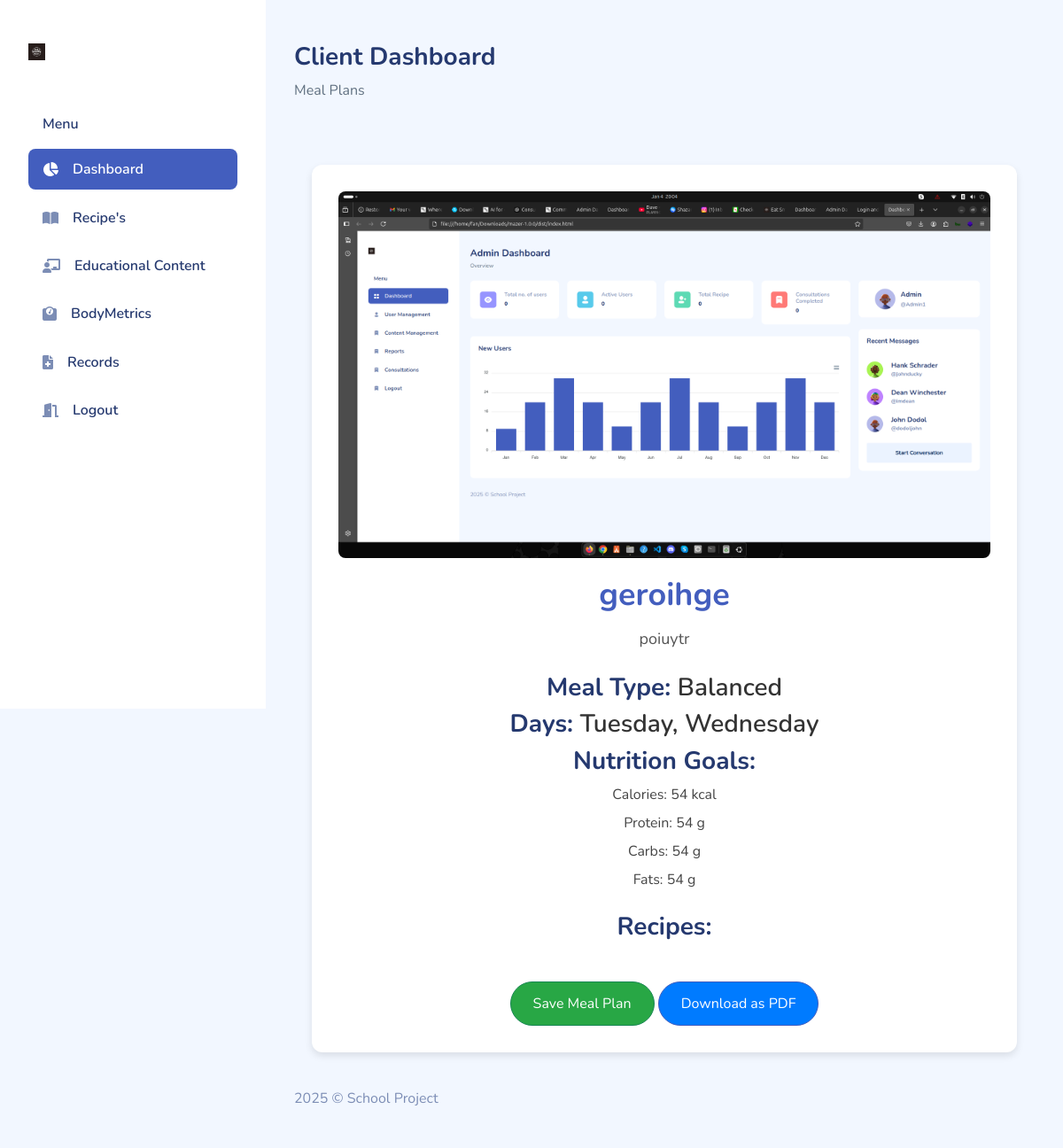
The page /client_meal_plan_detail/4/ on the database its author committed.
### Landing/models.py (models this page shows, shortened)
class MealPlan(models.Model):
    MEAL_TYPE_CHOICES = [
        ('Vegetarian', 'Vegetarian'),
        ('Vegan', 'Vegan'),
        ('High Protein', 'High Protein'),
        ('Low Carb', 'Low Carb'),
        ('Balanced', 'Balanced')
    ]
    DAYS_OF_WEEK = [
        ('Monday', 'Monday'),
        ('Tuesday', 'Tuesday'),
        ('Wednesday', 'Wednesday'),
        ('Thursday', 'Thursday'),
        ('Friday', 'Friday'),
        ('Saturday', 'Saturday'),
        ('Sunday', 'Sunday')
    ]
    meal_plan_title = models.CharField(max_length=255)
    description = models.TextField()
    meal_type = models.CharField(max_length=50, choices=MEAL_TYPE_CHOICES)
    days = MultiSelectField(choices=DAYS_OF_WEEK)
    recipes = models.ManyToManyField('Recipe')
    calories_goal = models.IntegerField(null=True, blank=True)
    protein_goal = models.IntegerField(null=True, blank=True)
    carbs_goal = models.IntegerField(null=True, blank=True)
    fat_goal = models.IntegerField(null=True, blank=True)
    meal_plan_image = models.ImageField(upload_to='meal_plan_images/', null=True, blank=True)

### Landing/views.py (the view)
# urls.py: path('client_meal_plan_detail/<int:pk>/', client_meal_plan_detail, name='client_meal_plan_detail'),
def client_meal_plan_detail(request, pk):
    meal_plan = MealPlan.objects.get(pk=pk)  # Fetch a single meal plan
    return render(request, 'client_meal_plan_detail.html', {'meal_plan': meal_plan})

### Landing/templates/client_meal_plan_detail.html (shortened to what this page needs)
{% load static %}
<!DOCTYPE html>
<html lang="en">
<head>
    <link rel="stylesheet" href="{% static 'assets/css/bootstrap.css' %}">
    <link rel="stylesheet" href="{% static 'assets/css/bold.css' %}">
    <link rel="stylesheet" href="{% static 'assets/css/perfect-scrollbar.css' %}">
    <link rel="stylesheet" href="{% static 'assets/css/bootstrap-icons.css' %}">
    <link rel="stylesheet" href="{% static 'assets/css/app.css' %}">
    <link href="https://cdnjs.cloudflare.com/ajax/libs/font-awesome/6.0.0/css/all.min.css" rel="stylesheet">
</head>
<body>
    <div id="app">
        <div id="sidebar" class="active">
            <div class="sidebar-wrapper active">
                <div class="sidebar-header">
                    <div class="d-flex justify-content-between">
                        <div class="logo">
                            <a href="index.html"><img src="{% static 'assets/images/logo.jpg' %}" alt="Logo" srcset=""></a>
                        </div>
                    </div>
                </div>
                <div class="sidebar-menu">
                    <ul class="menu">
                        <li class="sidebar-title">Menu</li>
                        <li class="sidebar-item active">
                            <a href="{% url 'client_dashboard' %}" class="sidebar-link">
                                <i class="fas fa-chart-pie"></i>
                                <span>Dashboard</span>
                            </a>
                        </li>
                        <li class="sidebar-item">
                            <a href="{% url 'client_recipe_list' %}" class="sidebar-link">
                                <i class="fas fa-book-open"></i>
                                <span>Recipe's</span>
                            </a>
                        </li>
                        <li class="sidebar-item">
                            <a href="{% url 'client_educontent_list' %}" class="sidebar-link">
                                <i class="fas fa-chalkboard-teacher"></i>
                                <span>Educational Content</span>
                            </a>
                        </li>
                        <li class="sidebar-item">
                            <a href="{% url 'client_bodymetric_view' %}" class="sidebar-link">
                                <i class="fas fa-weight-scale"></i>
                                <span>BodyMetrics</span>
                            </a>
                        </li>
                        <li class="sidebar-item">
                            <a href="{% url 'client_records' %}" class="sidebar-link">
                                <i class="fas fa-file-medical"></i>
                                <span>Records</span>
                            </a>
                        </li>
                        <li class="sidebar-item">
                            <a href="{% url 'client_logout' %}" class="sidebar-link">
                                <i class="fas fa-door-open"></i>
                                <span>Logout</span>
                            </a>
                        </li>
                    </ul>
                </div>
            </div>
        </div>
        <div id="main">
            <div class="page-heading">
                <h3>Client Dashboard</h3>
                <p>Meal Plans</p>
            </div>
            <div class="container meal-plan-detail">
                <div class="meal-plan-content">
                    <img src="{{ meal_plan.meal_plan_image.url }}" alt="Meal Plan Image" class="meal-plan-image">
                    <h1 class="meal-plan-title">{{ meal_plan.meal_plan_title }}</h1>
                    <p class="meal-plan-description">{{ meal_plan.description }}</p>
                    <h3>Meal Type: <span class="meal-plan-detail-value">{{ meal_plan.meal_type }}</span></h3>
                    <h3>Days: <span class="meal-plan-detail-value">{{ meal_plan.days|join:", " }}</span></h3>
                    <h3>Nutrition Goals:</h3>
                    <ul class="nutrition-goals">
                        <li>Calories: {{ meal_plan.calories_goal }} kcal</li>
                        <li>Protein: {{ meal_plan.protein_goal }} g</li>
                        <li>Carbs: {{ meal_plan.carbs_goal }} g</li>
                        <li>Fats: {{ meal_plan.fat_goal }} g</li>
                    </ul>
                    <h3>Recipes:</h3>
                    <div class="action-buttons">
                        <button class="btn btn-success">Save Meal Plan</button>
                        <button class="btn btn-primary">Download as PDF</button>
                    </div>
                </div>
            </div>
            <footer>
                <div class="footer clearfix mb-0 text-muted">
                    <div class="float-start">
                        <p>2025 &copy; School Project</p>
                    </div>
                </div>
            </footer>
        </div>
    </div>
</body>
</html>

### Landing/static/assets/css/perfect-scrollbar.css (style rules this page uses)
.ps { overflow: hidden !important; overflow-anchor: none; -ms-overflow-style: none; touch-action: auto; -ms-touch-action: auto; }

### Landing/static/assets/css/app.css (style rules this page uses)
.btn.btn-danger,.btn.btn-info,.btn.btn-primary,.btn.btn-secondary,.btn.btn-success,.btn.btn-warning { color:#fff }
#sidebar.active .sidebar-wrapper { left:0 }
.sidebar-wrapper { width:300px;height:100vh;position:fixed;top:0;z-index:10;overflow-y:auto;background-color:#fff;bottom:0;transition:left .5s ease-out }
.sidebar-wrapper .sidebar-header { padding:2rem 2rem 1rem;font-size:2rem;font-weight:700 }
.sidebar-wrapper .sidebar-header img { height:1.2rem }
.sidebar-wrapper .menu { margin-top:2rem;padding:0 2rem;font-weight:600 }
.sidebar-wrapper .menu .sidebar-title { padding:0 1rem;margin:1.5rem 0 1rem;font-size:1rem;list-style:none;font-weight:600;color:#25396f }
.sidebar-wrapper .menu .sidebar-link { display:block;padding:.7rem 1rem;font-size:1rem;display:flex;align-items:center;border-radius:.5rem;transition:all .5s;text-decoration:none;color:#25396f }
.sidebar-wrapper .menu .sidebar-link i,.sidebar-wrapper .menu .sidebar-link svg { color:#7c8db5 }
.sidebar-wrapper .menu .sidebar-link span { margin-left:1rem }
.sidebar-wrapper .menu .sidebar-item { list-style:none;margin-top:.5rem;position:relative }
.sidebar-wrapper .menu .sidebar-item.active .sidebar-link { background-color:#435ebe }
.sidebar-wrapper .menu .sidebar-item.active .sidebar-link span { color:#fff }
.sidebar-wrapper .menu .sidebar-item.active .sidebar-link i,.sidebar-wrapper .menu .sidebar-item.active .sidebar-link svg { fill:#fff;color:#fff }
#main { margin-left:300px;padding:2rem }
.page-heading { margin:0 0 2rem }
.page-heading h3 { font-weight:700 }
a { text-decoration:none }

### Landing/templates/client_meal_plan_detail.html (style rules this page uses)
.meal-plan-detail { padding: 40px 20px; max-width: 1200px; margin: 0 auto; }
.meal-plan-content { background-color: #ffffff; padding: 30px; border-radius: 12px; box-shadow: 0 4px 8px rgba(0, 0, 0, 0.1); text-align: center; }
.meal-plan-image { max-width: 100%; height: auto; border-radius: 8px; margin-bottom: 20px; }
.meal-plan-title { font-size: 36px; font-weight: 700; color: #435ebe; margin-bottom: 15px; }
.meal-plan-description { font-size: 18px; color: #555; margin-bottom: 25px; }
.meal-plan-detail-value { color: #333; font-weight: 600; }
.nutrition-goals, .recipes-list { list-style-type: none; padding-left: 0; font-size: 16px; color: #444; margin-bottom: 25px; }
.nutrition-goals li, .recipes-list li { margin-bottom: 8px; }
.action-buttons button { padding: 12px 25px; font-size: 16px; border-radius: 25px; margin-top: 20px; }
.action-buttons .btn-success { background-color: #28a745; color: white; }
.action-buttons .btn-primary { background-color: #007bff; color: white; }

### rows shown on the page
MealPlan: meal_plan_image (picture), meal_plan_title "geroihge", description "poiuytr", meal_type "Balanced", days "Tuesday, Wednesday", calories_goal "54", protein_goal "54", carbs_goal "54", fat_goal "54"
